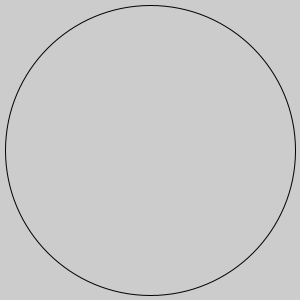
Frame 1 (no input)
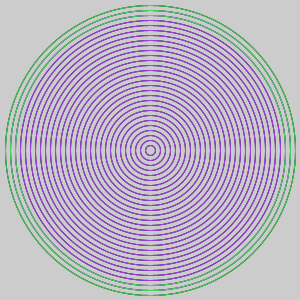
Frame 60 (the mouse pressed at the canvas centre just before this capture)
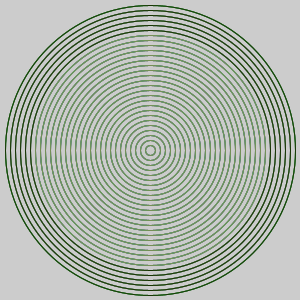
Frame 120 (the mouse held since frame 60 and released just before this capture)

The Processing sketch that drew these frames (run headless with seeded random() and noise(); from frame 60 on, the mouse is pressed at the canvas centre):

// Processing sketch: Kreise
// ── Kreise.pde
 void setup()
   {
     //Größe der Zeichenfläche
     size(300, 300);
   
     //Gitterraster
     /*for(int x=10; x<300; x=x+10)
      for(int y=10; y<300; y=y+10)
        point (x, y);*/
    frameRate(20);
    smooth();
    //noLoop();
  
  }
  int xy = 290;
  boolean kleiner = true;
  int anzahldurchlaeufe = 0;
  void draw() 
  {
    anzahldurchlaeufe ++;
    //Kreis
    noFill(); //Kreis ist transparent
  
    ellipse(150, 150, xy, xy);
    if (xy > 0 && kleiner) xy = xy - 10;
    if (xy == 0) 
    {
      kleiner = false;
      stroke(int(random(256)),int(random(256)),
         int(random(256)));
      //fill(int(random(256)),int(random(256)),
      //  int(random(256)));
      delay(2000);
    }
    if (xy < 290 && !kleiner) xy = xy + 10;
    if (xy == 290) 
    {
      kleiner = true;
      stroke(int(random(256)),int(random(256)),
         int(random(256)));
      //fill(int(random(256)),int(random(256)),
      //  int(random(256)));
      delay(2000);
    }
    
    if (anzahldurchlaeufe == 100)
        {
          noLoop();
          delay(5000);
          loop();
        }
  }
